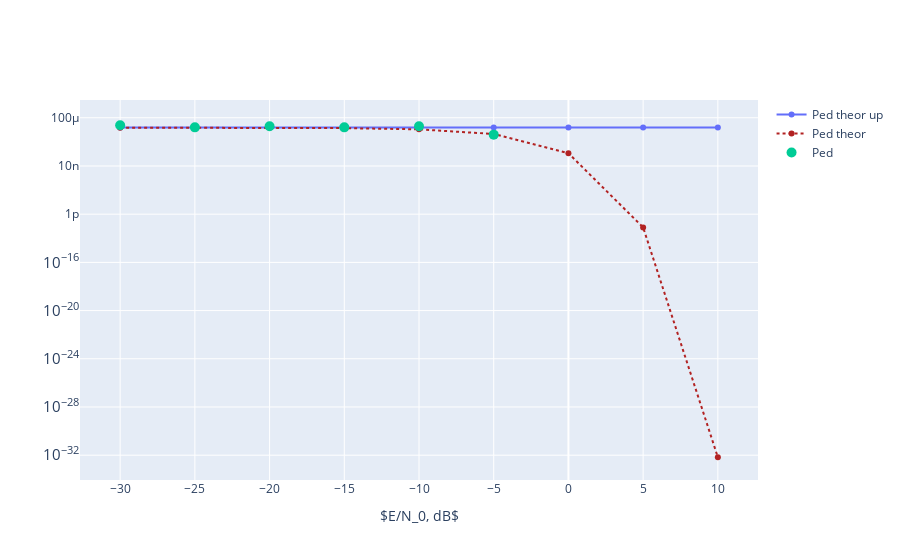

Notebook cell for this chart:
### Markdown cell above
#### График вероятности ошибки декодирования

### Code cell
fig_ped = go.Figure()
fig_ped.add_trace(go.Scatter(x=SNRdB, y=Ped_theor_up, name='Ped theor up'))
fig_ped.add_trace(go.Scatter(x=SNRdB, y=Ped_theor, line=dict(color='firebrick', dash='dot'), name='Ped theor'))
fig_ped.add_trace(go.Scatter(x=SNRdB, y=Ped, mode='markers', name='Ped', marker=dict(size=10)))
fig_ped.update_layout(xaxis_title='$E/N_0, dB$', yaxis_type="log")
fig_ped.show()

### Figure 1 — Plotly figure (JSON) as saved in the notebook; plotly's stock layout.template omitted (floating-point values rounded to 4 significant figures)
{"data": [{"name": "Ped theor up", "type": "scatter", "x": [-30, -25, -20, -15, -10, -5, 0, 5, 10], "y": [1.526e-05, 1.526e-05, 1.526e-05, 1.526e-05, 1.526e-05, 1.526e-05, 1.526e-05, 1.526e-05, 1.526e-05]}, {"line": {"color": "firebrick", "dash": "dot"}, "name": "Ped theor", "type": "scatter", "x": [-30, -25, -20, -15, -10, -5, 0, 5, 10], "y": [1.513e-05, 1.503e-05, 1.476e-05, 1.387e-05, 1.097e-05, 4.534e-06, 1.149e-07, 8.003e-14, 6.74e-33]}, {"marker": {"size": 10}, "mode": "markers", "name": "Ped", "type": "scatter", "x": [-30, -25, -20, -15, -10, -5, 0, 5, 10], "y": [2.4e-05, 1.6e-05, 2e-05, 1.6e-05, 2e-05, 4e-06, 0, 0, 0]}], "layout": {"autosize": true, "xaxis": {"autorange": true, "range": [-32.5, 12.5], "title": {"text": "$E/N_0, dB$"}, "type": "linear"}, "yaxis": {"autorange": true, "range": [-34.21, -2.284], "type": "log"}}}
